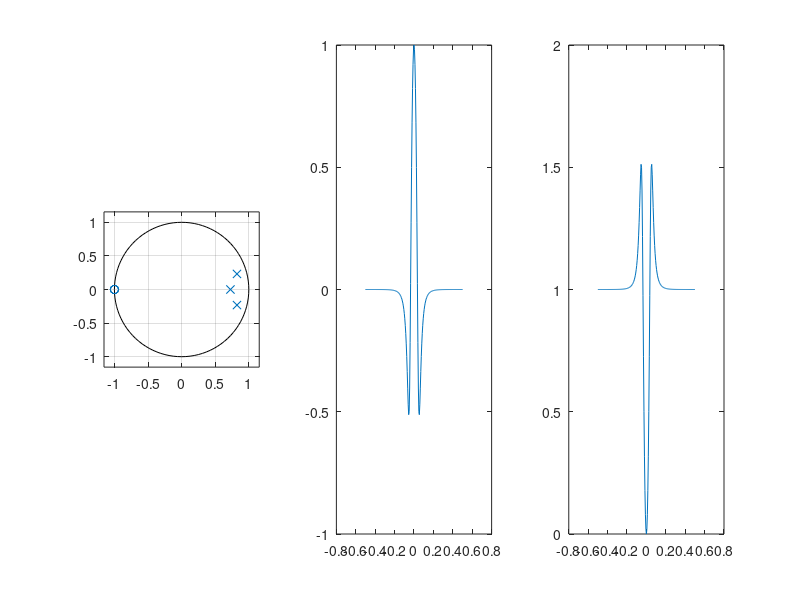

Write the MATLAB code that produced this figure.
close all
om=linspace(-pi,pi,201);
[b,a]=butter(3,0.1);
Hf=polyval(b,exp(j*om))./polyval(a,exp(j*om));
figure,subplot(1,3,1),zplane(b,a)
subplot(1,3,2),plot(om./(2*pi),Hf);
subplot(1,3,3),plot(om./(2*pi),1-Hf);

% diff=(a-b);
% Hf2=polyval(diff,exp(j*om))./polyval(a,exp(j*om));
% figure,subplot(1,3,1),zplane(diff,a)
% subplot(1,3,2),plot(om./(2*pi),abs(Hf2));
% subplot(1,3,3),plot(om./(2*pi),abs(1-Hf2));

num=polyval(b,1)
den=polyval(a,1)
dc=num./den
roots(a)

% clear all;close all;
% w=pi/4;
% j=sqrt(-1);
% e1=exp(j*w);
% % e2=exp(j*(pi-w));
% e1conj=exp(-j*w);
% % e2conj=exp(-j*(pi-w));
% om = linspace(-pi, pi, 201);
% b=poly([-1 -1 -1 -1 -1 -1]);
% c=poly([exp(j*w)]);
% d=conv(c,c(end:-1:1));
% f1=conv(b,d);
% f2=poly([1 1 1 1 1 1 1 1]);
% 
% [b1,a1]=butter(3,0.3);
% 
% k=50;
% p=f1+k*f2;
% zplane(p);
% r2=roots(p)
% r=r2( abs(r2) < 1 )   % select roots inside unit circle for stability
% a=poly(r)
% 
% figure,zplane(r)
% figure,zplane(b,a)
% 
% Hf=polyval(b,exp(j*om))./polyval(a,exp(j*om));
% figure,plot(om./(2*pi),abs(Hf),om./(2*pi),abs(Hf));
% title('|H^f(\omega)|')
% xlabel('\omega/(2\pi)')
